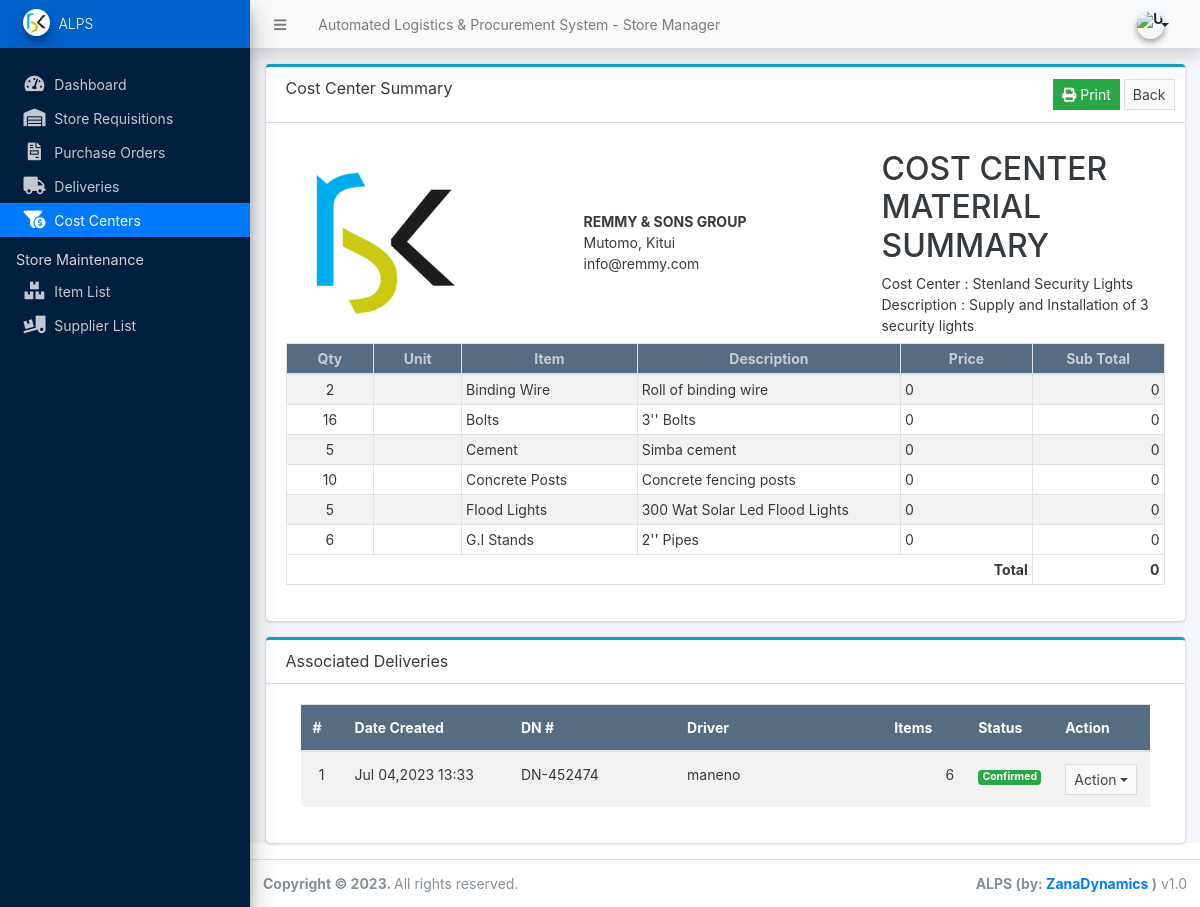
Page /s_manager/index.php?page=projects/view_details&id=2 on the earlier database version.
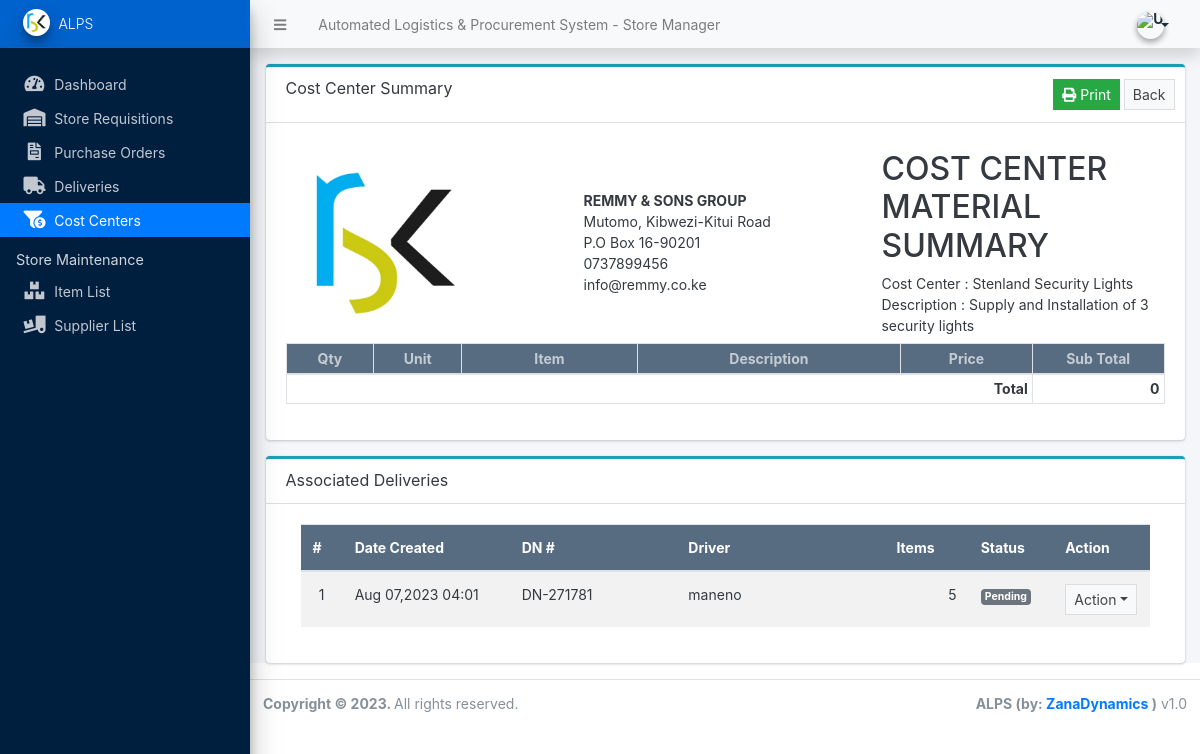
Same page on the later database version.
### tables this page shows
CREATE TABLE `project_list` (
  `id` int(10) NOT NULL,
  `name` varchar(50) NOT NULL,
  `description` text NOT NULL,
  `status` int(10) NOT NULL COMMENT '0=open,1=closed',
  `created_on` datetime NOT NULL DEFAULT current_timestamp(),
  `updated_on` datetime NOT NULL DEFAULT '0000-00-00 00:00:00' ON UPDATE current_timestamp()
);

CREATE TABLE `delivery_list` (
  `id` int(11) NOT NULL,
  `dn_no` varchar(50) NOT NULL,
  `rq_no` int(11) NOT NULL,
  `driver_id` int(11) NOT NULL,
  `status` int(11) NOT NULL DEFAULT 0 COMMENT '0=pending, 1=confirmed',
  `notes` text NOT NULL,
  `received_by` varchar(250) NOT NULL,
  `date_received` datetime DEFAULT NULL,
  `date_created` datetime NOT NULL DEFAULT current_timestamp(),
  `date_updated` datetime DEFAULT NULL ON UPDATE current_timestamp()
);

CREATE TABLE `users` (
  `id` int(11) NOT NULL,
  `firstname` varchar(250) NOT NULL,
  `lastname` varchar(250) NOT NULL,
  `username` text NOT NULL,
  `password` text NOT NULL,
  `avatar` text DEFAULT NULL,
  `last_login` datetime DEFAULT NULL,
  `type` tinyint(1) NOT NULL DEFAULT 0,
  `date_added` datetime NOT NULL DEFAULT current_timestamp(),
  `date_updated` datetime DEFAULT NULL ON UPDATE current_timestamp()
);

### classes/DBConnection.php (called while the page is built, shortened)
<?php
class DBConnection{
    private $host = DB_SERVER;
    private $username = DB_USERNAME;
    private $password = DB_PASSWORD;
    private $database = DB_NAME;
    public $conn;
    public function __construct(){
        if (!isset($this->conn)) {
            $this->conn = new mysqli($this->host, $this->username, $this->password, $this->database);
        }
    }
}
?>

### classes/SystemSettings.php (called while the page is built, shortened)
<?php
class SystemSettings extends DBConnection{
	function info($field=''){
		if(!empty($field)){
			if(isset($_SESSION['system_info'][$field]))
				return $_SESSION['system_info'][$field];
			else
				return false;
		}else{
			return false;
		}
	}
}
$_settings = new SystemSettings();

### config.php (called while the page is built, shortened)
<?php
require_once('classes/DBConnection.php');
require_once('classes/SystemSettings.php');
function validate_image($file){
	if(!empty($file)){
		if(is_file(base_app.$file)){
			return base_url.$file;
		}else{
			return base_url.'dist/img/no-image-available.png';
		}
	}else{
		return base_url.'dist/img/no-image-available.png';
	}
}
?>

### s_manager/projects/view_details.php (the view, shortened to what the changed rows need)
<div class="card card-outline card-info">
    <div class="card-header">
        <h3 class="card-title"><?php echo "Cost Center Summary" ?> </h3>
        <div class="card-tools">
            <button class="btn btn-sm btn-flat btn-success" id="print" type="button"><i class="fa fa-print"></i> Print</button>
            <a class="btn btn-sm btn-flat btn-default" href="?page=store_requisitions">Back</a>
        </div>
    </div>
    <div class="card-body" id="out_print">
        <div class="row">
            <div class="col-4">
                <img src="<?php echo validate_image($_settings->info('logo')) ?>" alt="" height="200px">
            </div>
            <div class="col-4 d-flex align-items-center">
                <div>
                    <p class="m-0" style="font-weight: bold; text-transform: uppercase"><?php echo $_settings->info('company_name') ?></p>
                    <p class="m-0"><?php echo $_settings->info('company_location') ?></p>
                    <p class="m-0"><?php echo $_settings->info('company_address') ?></p>
                    <p class="m-0"><?php echo $_settings->info('company_mobile') ?></p>
                    <p class="m-0"><?php echo $_settings->info('company_email') ?></p>
                </div>
            </div>
            <div class="col-4 d-flex align-items-center">
                <div>
                    <H2>COST CENTER MATERIAL SUMMARY</H2>
                    <p class="m-0">Cost Center : <?php echo ($name) ?></p>
                    <p class="m-0">Description : <?php echo ($description) ?></p>
                </div>
            </div>
        </div>
        <div class="row">
            <div class="col-md-12">
                <table class="table table-striped table-bordered" id="item-list">
                    <colgroup>
                        <col width="10%">
                        <col width="10%">
                        <col width="20%">
                        <col width="30%">
                        <col width="15%">
                        <col width="15%">
                    </colgroup>
                    <thead>
                        <tr class="bg-navy disabled">
                            <th class="bg-navy disabled text-light px-1 py-1 text-center">Qty</th>
                            <th class="bg-navy disabled text-light px-1 py-1 text-center">Unit</th>
                            <th class="bg-navy disabled text-light px-1 py-1 text-center">Item</th>
                            <th class="bg-navy disabled text-light px-1 py-1 text-center">Description</th>
                            <th class="bg-navy disabled text-light px-1 py-1 text-center">Price</th>
                            <th class="bg-navy disabled text-light px-1 py-1 text-center">Sub Total</th>
                        </tr>
                    </thead>
                    <tbody>
                        <?php
                        $summary = $conn->query("SELECT p.*, sum(di.quantity) as quantity, i.unit, i.name, i.description, i.selling_price from `project_list` p
                        inner join `rq_list`r on r.p_id = p.id
                        inner join `delivery_list` d on d.rq_no = r.id and d.status = 1
                        inner join `delivery_items` di on di.dn_id = d.id
                        inner join `item_list` i on di.item_id = i.id
                        where p.id = '{$_GET['id']}' group by i.name");
                        $sub_total = 0;
                        while ($row = $summary->fetch_assoc()) :
                            $sub_total += ($row['quantity'] * $row['selling_price']);
                        ?>
                            <tr class="po-item" data-id="">
                                <td class="align-middle p-0 text-center"><?php echo $row['quantity'] ?></td>
                                <td class="align-middle p-1"><?php echo $row['unit'] ?></td>
                                <td class="align-middle p-1"><?php echo $row['name'] ?></td>
                                <td class="align-middle p-1 item-description"><?php echo $row['description'] ?></td>
                                <td class="align-middle p-1"><?php echo number_format($row['selling_price']) ?></td>
                                <td class="align-middle p-1 text-right total-price"><?php echo number_format($row['quantity'] * $row['selling_price']) ?></td>
                            </tr>
                        <?php endwhile; ?>
                    <tfoot>
                        <tr class="bg-lightblue">
                        <tr>
                            <th class="p-1 text-right" colspan="5">Total</th>
                            <th class="p-1 text-right" id="total"><?php echo number_format($sub_total) ?></th>
                        </tr>
                        </tr>
                    </tfoot>
                </table>
            </div>
        </div>
    </div>
</div>
<div class="card card-outline card-info">
    <div class="card-header">
        <h3 class="card-title"><?php echo "Associated Deliveries" ?> </h3>
    </div>
    <div class="card-body">
        <div class="container-fluid">
            <div class="container-fluid">
                <table class="table table-hover table-striped">
                    <colgroup>
                        <col width="5%">
                        <col width="20%">
                        <col width="20%">
                        <col width="25%">
                        <col width="10%">
                        <col width="10%">
                        <col width="10%">
                    </colgroup>
                    <thead>
                        <tr class="bg-navy disabled">
                            <th>#</th>
                            <th>Date Created</th>
                            <th>DN #</th>
                            <th>Driver</th>
                            <th>Items</th>
                            <th>Status</th>
                            <th>Action</th>
                        </tr>
                    </thead>
                    <tbody>
                        <?php
                        $i = 1;
                        $qry = $conn->query("SELECT dl.*, u.username FROM `delivery_list` dl
                                inner join `users` u on dl.driver_id = u.id
                                inner join `rq_list` r on r.id = dl.rq_no
                                inner join `project_list`p on p.id = r.p_id
                                where  p.id = '{$_GET['id']}'order by unix_timestamp(dl.date_updated)");
                        while ($row = $qry->fetch_assoc()) :
                            $row['item_count'] = $conn->query("SELECT * FROM delivery_items where dn_id = '{$row['id']}'")->num_rows;
                            $row['total_amount'] = $conn->query("SELECT sum(d.quantity * i.selling_price) as total FROM delivery_items d inner join item_list i on i.id = d.item_id where dn_id = '{$row['id']}'")->fetch_array()['total'];
                        ?>
                            <tr>
                                <td class="text-center"><?php echo $i++; ?></td>
                                <td class=""><?php echo date("M d,Y H:i", strtotime($row['date_created'])); ?></td>
                                <td class=""><?php echo $row['dn_no'] ?></td>
                                <td class=""><?php echo $row['username'] ?></td>
                                <td class="text-right"><?php echo number_format($row['item_count']) ?></td>
                                <td>
                                    <?php
                                    switch ($row['status']) {
                                        case '1':
                                            echo '<span class="badge badge-success">Confirmed</span>';
                                            break;
                                        default:
                                            echo '<span class="badge badge-secondary">Pending</span>';
                                            break;
                                    }
                                    ?>
                                </td>
                                <td align="center">
                                    <button type="button" class="btn btn-flat btn-default btn-sm dropdown-toggle dropdown-icon" data-toggle="dropdown">
                                        Action
                                    </button>
                                </td>
                            </tr>
                        <?php endwhile; ?>
                    </tbody>
                </table>
            </div>
        </div>
    </div>
</div>

Differences in the rows shown:
no longer on this page (row unchanged): project_list: quantity "2", name "Binding Wire", description "Roll of binding wire", selling_price "0", quantity "16", name "Bolts", description "3'' Bolts", quantity "5", name "Cement", description "Simba cement", quantity "10", name "Concrete Posts", description "Concrete fencing posts", name "Flood Lights", description "300 Wat Solar Led Flood Lights", quantity "6", name "G.I Stands", description "2'' Pipes"
no longer on this page (row edited): delivery_list: date_created "Jul 04,2023 13:33", dn_no "DN-452474", driver.username "maneno", item_count "6", status "Confirmed"
added delivery_list: date_created "Aug 07,2023 04:01", dn_no "DN-271781", users.username "maneno", driver "5", status "Pending"
Other differences:
$_settings->info('company_location'): (not shown) → "Mutomo, Kibwezi-Kitui Road"
$_settings->info('company_address'): "Mutomo, Kitui" → "P.O Box 16-90201"
$_settings->info('company_mobile'): (not shown) → "0737899456"
$_settings->info('company_email'): "info@remmy.com" → "info@remmy.co.ke"
